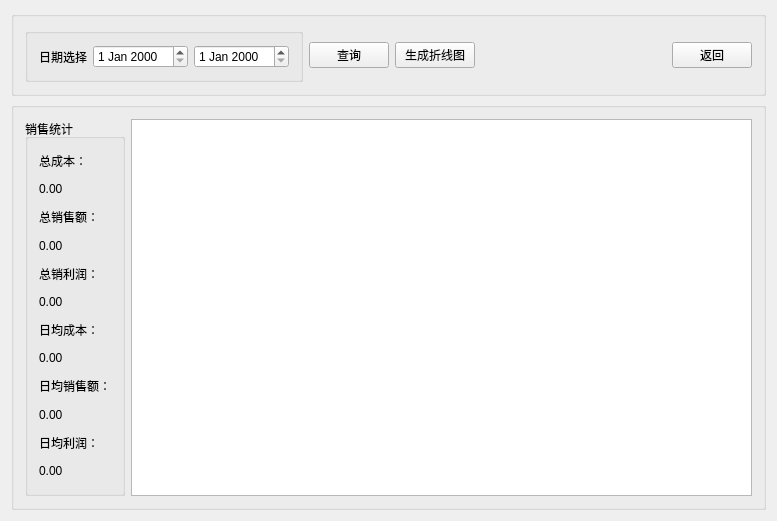
<?xml version="1.0" encoding="UTF-8"?>
<ui version="4.0">
 <class>tradeflowwidget</class>
 <widget class="QWidget" name="tradeflowwidget">
  <property name="geometry">
   <rect>
    <x>0</x>
    <y>0</y>
    <width>777</width>
    <height>521</height>
   </rect>
  </property>
  <property name="windowTitle">
   <string>tradeflowwidget</string>
  </property>
  <property name="windowIcon">
   <iconset resource="resource/shopicon.qrc">
    <normaloff>:/flow.png</normaloff>:/flow.png</iconset>
  </property>
  <layout class="QVBoxLayout" name="verticalLayout_2">
   <item>
    <widget class="QGroupBox" name="groupBox_2">
     <property name="title">
      <string/>
     </property>
     <layout class="QHBoxLayout" name="horizontalLayout_4">
      <item>
       <widget class="QGroupBox" name="groupBox_4">
        <property name="title">
         <string/>
        </property>
        <layout class="QHBoxLayout" name="horizontalLayout">
         <item>
          <widget class="QLabel" name="label">
           <property name="text">
            <string>日期选择</string>
           </property>
          </widget>
         </item>
         <item>
          <widget class="QDateEdit" name="dateEdit_before"/>
         </item>
         <item>
          <widget class="QDateEdit" name="dateEdit_after"/>
         </item>
        </layout>
       </widget>
      </item>
      <item>
       <widget class="QPushButton" name="pushButton_search">
        <property name="text">
         <string>查询</string>
        </property>
       </widget>
      </item>
      <item>
       <widget class="QPushButton" name="pushButton_chart">
        <property name="text">
         <string>生成折线图</string>
        </property>
       </widget>
      </item>
      <item>
       <spacer name="horizontalSpacer">
        <property name="orientation">
         <enum>Qt::Horizontal</enum>
        </property>
        <property name="sizeHint" stdset="0">
         <size>
          <width>40</width>
          <height>20</height>
         </size>
        </property>
       </spacer>
      </item>
      <item>
       <widget class="QPushButton" name="pushButton_back">
        <property name="text">
         <string>返回</string>
        </property>
       </widget>
      </item>
     </layout>
    </widget>
   </item>
   <item>
    <widget class="QGroupBox" name="groupBox_6">
     <property name="title">
      <string/>
     </property>
     <layout class="QHBoxLayout" name="horizontalLayout_3">
      <item>
       <widget class="QGroupBox" name="groupBox">
        <property name="title">
         <string>销售统计</string>
        </property>
        <layout class="QVBoxLayout" name="verticalLayout">
         <item>
          <widget class="QLabel" name="label_2">
           <property name="text">
            <string>总成本：</string>
           </property>
          </widget>
         </item>
         <item>
          <widget class="QLabel" name="label_tcost">
           <property name="text">
            <string>0.00</string>
           </property>
          </widget>
         </item>
         <item>
          <widget class="QLabel" name="label_3">
           <property name="text">
            <string>总销售额：</string>
           </property>
          </widget>
         </item>
         <item>
          <widget class="QLabel" name="label_tsell">
           <property name="text">
            <string>0.00</string>
           </property>
          </widget>
         </item>
         <item>
          <widget class="QLabel" name="label_4">
           <property name="text">
            <string>总销利润：</string>
           </property>
          </widget>
         </item>
         <item>
          <widget class="QLabel" name="label_tprofit">
           <property name="text">
            <string>0.00</string>
           </property>
          </widget>
         </item>
         <item>
          <widget class="QLabel" name="label_5">
           <property name="text">
            <string>日均成本：</string>
           </property>
          </widget>
         </item>
         <item>
          <widget class="QLabel" name="label_acost">
           <property name="text">
            <string>0.00</string>
           </property>
          </widget>
         </item>
         <item>
          <widget class="QLabel" name="label_10">
           <property name="text">
            <string>日均销售额：</string>
           </property>
          </widget>
         </item>
         <item>
          <widget class="QLabel" name="label_asell">
           <property name="text">
            <string>0.00</string>
           </property>
          </widget>
         </item>
         <item>
          <widget class="QLabel" name="label_6">
           <property name="text">
            <string>日均利润：</string>
           </property>
          </widget>
         </item>
         <item>
          <widget class="QLabel" name="label_aprofit">
           <property name="text">
            <string>0.00</string>
           </property>
          </widget>
         </item>
        </layout>
       </widget>
      </item>
      <item>
       <widget class="QTableWidget" name="tableWidget"/>
      </item>
     </layout>
    </widget>
   </item>
  </layout>
 </widget>
 <layoutdefault spacing="6" margin="11"/>
 <resources>
  <include location="resource/shopicon.qrc"/>
 </resources>
 <connections/>
</ui>
